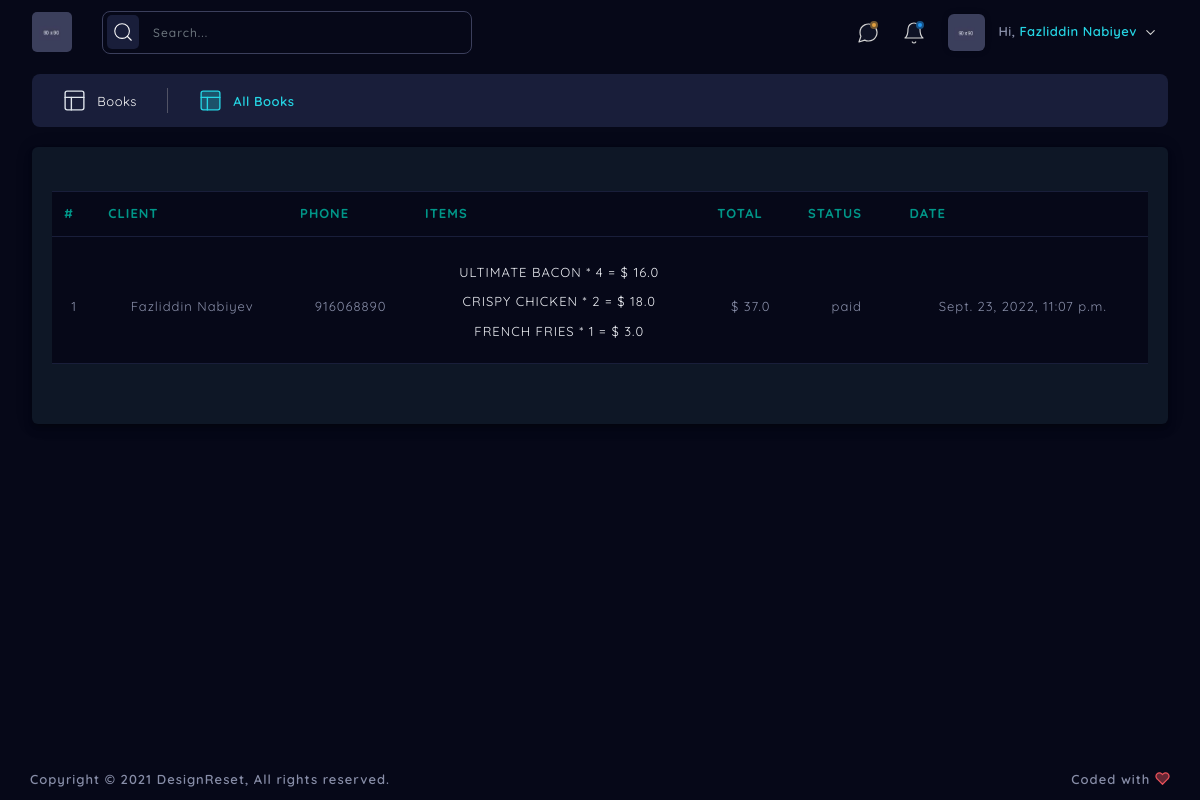
The app's page /cashier/all-books/ (signed in) with its own data.
### main/models.py (models this page shows, shortened)
class Users(AbstractUser):
    phone = models.CharField(max_length=255, null=True, blank=True)
    is_client = models.BooleanField(default=True)
    is_call_center = models.BooleanField(default=False)
    is_cooker = models.BooleanField(default=False)
    is_deliver = models.BooleanField(default=False)
    is_cashier = models.BooleanField(default=False)
    class Meta(AbstractUser.Meta):
        swappable = 'AUTH_USER_MODEL'

class Shops(models.Model):
    sts = (
        ("opened", "opened"),
        ("booked", "booked"),
        ("canceled", "canceled"),
        ("accepted", "accepted"),
        ("sent", "sent"),
        ("sold", "sold"),
        ("paid", "paid"),
    )
    client = models.ForeignKey(Users, on_delete=models.CASCADE, related_name='shop_user')
    total = models.FloatField(default=0)
    status = models.CharField(choices=sts, max_length=10, default='opened')
    date = models.DateTimeField(auto_now_add=True)

class ShopItems(models.Model):
    shop = models.ForeignKey(Shops, on_delete=models.CASCADE, related_name='shop_item')
    product = models.ForeignKey(Products, on_delete=models.CASCADE, related_name='prod_item')
    quantity = models.IntegerField(default=1)
    total = models.FloatField()

class Products(models.Model):
    category = models.ForeignKey(Categories, on_delete=models.CASCADE, related_name='prod_cat')
    name = models.CharField(max_length=50)
    price = models.FloatField()
    discount = models.FloatField(null=True, blank=True)
    description = models.TextField()
    portion = models.PositiveIntegerField()
    callories = models.PositiveIntegerField()

### control/views.py (the view)
# urls.py: path('cashier/all-books/', AllBoolsView.as_view()),
class AllBoolsView(TemplateView):
    template_name = "manage/all-books.html"
    def dispatch(self, request, *args, **kwargs):
        if request.user.is_call_center:
            return redirect('/call-center/')
        elif request.user.is_cooker:
            return redirect('/cooker/')
        elif request.user.is_deliver:
            return redirect('/deliver/')
        else:
            return super().dispatch(request, *args, **kwargs)
    def get_context_data(self, **kwargs):
        context = super().get_context_data(**kwargs)
        context['books'] = Shops.objects.all()
        context['all_books'] = 'active'
        return context

### templates/manage/all-books.html (shortened to what this page needs)
{% load static %}
<!DOCTYPE html>
<html lang="en">
<head>
    <link href="{% static 'manage/bootstrap/css/bootstrap.min.css'%}" rel="stylesheet" type="text/css" />
    <link href="{% static 'manage/assets/css/plugins.css'%}" rel="stylesheet" type="text/css" />
    <link rel="stylesheet" type="text/css" href="{% static 'manage/plugins/table/datatable/datatables.css'%}">
    <link rel="stylesheet" type="text/css" href="{% static 'manage/plugins/table/datatable/dt-global_style.css'%}">
</head>
<body class="sidebar-noneoverflow">
    <div class="header-container">
        <header class="header navbar navbar-expand-sm">
            <div class="nav-logo align-self-center">
                <a class="navbar-brand" href="/cashier/"><img alt="logo" src="{% static 'manage/assets/img/90x90.jpg'%}"></a>
            </div>
            <ul class="navbar-item flex-row mr-auto">
                <li class="nav-item align-self-center search-animated">
                    <form class="form-inline search-full form-inline search" role="search">
                        <div class="search-bar">
                            <input type="text" class="form-control search-form-control  ml-lg-auto" placeholder="Search...">
                        </div>
                    </form>
                </li>
            </ul>
            <ul class="navbar-item flex-row nav-dropdowns">
                <li class="nav-item dropdown message-dropdown">
                    <a href="javascript:void(0);" class="nav-link dropdown-toggle" id="messageDropdown" data-toggle="dropdown" aria-haspopup="true" aria-expanded="false">
                        <span class="badge badge-success"></span>
                    </a>
                </li>
                <li class="nav-item dropdown notification-dropdown">
                    <a href="javascript:void(0);" class="nav-link dropdown-toggle" id="notificationDropdown" data-toggle="dropdown" aria-haspopup="true" aria-expanded="false">
                        <span class="badge badge-success"></span>
                    </a>
                </li>
                <li class="nav-item dropdown user-profile-dropdown order-lg-0 order-1">
                    <a href="javascript:void(0);" class="nav-link dropdown-toggle user" id="user-profile-dropdown" data-toggle="dropdown" aria-haspopup="true" aria-expanded="false">
                        <div class="media">
                            <img src="{% static 'manage/assets/img/90x90.jpg'%}" class="img-fluid" alt="admin-profile">
                            <div class="media-body align-self-center">
                                <h6><span>Hi,</span> {{user.first_name}} {{user.last_name}} </h6>
                            </div>
                        </div>
                        <svg xmlns="http://www.w3.org/2000/svg" width="24" height="24" viewBox="0 0 24 24" fill="none" stroke="currentColor" stroke-width="2" stroke-linecap="round" stroke-linejoin="round" class="feather feather-chevron-down"><polyline points="6 9 12 15 18 9"></polyline></svg>
                    </a>
                </li>
            </ul>
        </header>
    </div>
    <div class="main-container" id="container">
        <div class="topbar-nav header navbar" role="banner">
            <nav id="topbar">
                <ul class="list-unstyled menu-categories" id="topAccordion">
                    <li class="menu single-menu {{ cashier }}">
                        <a href="/cashier/">
                            <div class="">
                                <span>Books</span>
                            </div>
                        </a>
                    </li>
                    <li class="menu single-menu {{ all_books }}">
                        <a href="/cashier/all-books/">
                            <div class="">
                                <span>All Books</span>
                            </div>
                        </a>
                    </li>
                </ul>
            </nav>
        </div>
        <div id="content" class="main-content">
            <div class="layout-px-spacing">
                <div class="row layout-top-spacing" id="cancel-row">
                    <div class="col-xl-12 col-lg-12 col-sm-12  layout-spacing">
                        <div class="widget-content widget-content-area br-6">
                            <div class="table-responsive mb-4 mt-4">
                                <table id="default-ordering" class="table table-hover" style="width:100%">
                                    <thead>
                                        <tr>
                                            <th>#</th>
                                            <th>Client</th>
                                            <th>Phone</th>
                                            <th>Items</th>
                                            <th>Total</th>
                                            <th>Status</th>
                                            <th>Date</th>
                                        </tr>
                                    </thead>
                                    <tbody>
                                        {% for b in books %}
                                            <tr class="text-center">
                                                <td>{{ forloop.counter }}</td>
                                                <td>{{ b.client.first_name }} {{ b.client.last_name }}</td>
                                                <td>{{ b.client.phone }}</td>
                                                <td>
                                                    {% for i in b.shop_item.all %}
                                                        <p>{{ i.product.name }} * {{ i.quantity }} = $ {{ i.total }}</p>
                                                    {% endfor %}
                                                </td>
                                                <td>$ {{ b.total }}</td>
                                                <td>{{ b.status }}</td>
                                                <td>{{ b.date }}</td>
                                            </tr>
                                        {% endfor %}
                                    </tbody>
                                </table>
                            </div>
                        </div>
                    </div>
                </div>
                </div>
        <div class="footer-wrapper">
                <div class="footer-section f-section-1">
                    <p class="">Copyright © 2021 <a target="_blank" href="https://designreset.com">DesignReset</a>, All rights reserved.</p>
                </div>
                <div class="footer-section f-section-2">
                    <p class="">Coded with </p>
                </div>
            </div>
        </div>
    </div>
</body>
</html>

### static/manage/assets/css/main.css (style rules this page uses)
html { min-height: 100%; }
body { color: #888ea8; height: 100%; font-size: 0.875rem; background: #060818; overflow-x: hidden; overflow-y: auto; letter-spacing: 0.0312rem; font-family: 'Quicksand', sans-serif; }
h1, h2, h3, h4, h5, h6 { color: #3b3f5c; }
p { margin-top: 0; margin-bottom: 0.625rem; color: #515365; }
a { color: #e0e6ed; outline: none; }
.form-control { height: auto; border: 1px solid #1b2e4b; color: #009688; font-size: 15px; padding: 8px 10px; letter-spacing: 1px; height: calc(1.4em + 1.4rem + 2px); padding: .75rem 1.25rem; border-radius: 6px; background: #1b2e4b; }
.dropdown-toggle:after, .dropup .dropdown-toggle::after, .dropright .dropdown-toggle::after, .dropleft .dropdown-toggle::before { display: none; }
.dropdown-toggle svg.feather[class*="feather-chevron-"] { width: 15px; height: 15px; vertical-align: middle; }
.badge { font-weight: 600; line-height: 1.4; padding: 3px 6px; font-size: 12px; font-weight: 600; transition: all 0.3s ease-out; -webkit-transition: all 0.3s ease-out; }
.badge-success { color: #fff; background-color: #8dbf42; }
.search-form-control { border-radius: .25rem; }
.table > tbody > tr > td { vertical-align: middle; color: #515365; font-size: 13px; letter-spacing: 1px; }
.table > thead > tr > th { color: #1b55e2; font-weight: 700; font-size: 13px; letter-spacing: 1px; text-transform: uppercase; }
.table thead th { vertical-align: bottom; border-bottom: none; }
.table { background-color: #060818; }
.table > thead > tr > th { color: #d3d3d3; }
.table > tbody > tr > td { color: #bfc9d4; }
.table.table-hover tbody tr { background-color: #060818; }
.table td, .table th, .table thead th { border-color: #191e3a !important; }
.br-6 { border-radius: 6px !important; }

### records on screen
Users: first_name "Fazliddin", last_name "Nabiyev"
Shops: client.first_name "Fazliddin", client.last_name "Nabiyev", client.phone "916068890", total "37.0", status "paid", date "Sept. 23, 2022, 11:07 p.m."
ShopItems: product.name "ULTIMATE BACON", quantity "4", total "16.0"
ShopItems: product.name "CRISPY CHICKEN", quantity "2", total "18.0"
ShopItems: product.name "FRENCH FRIES", quantity "1", total "3.0"
